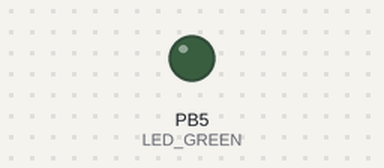
The program below on a simulated ATmega328P, built with avr-gcc and emulated at 16 MHz. Parts: output pins drawn as LEDs (lit = HIGH).

Above: at 0.2 s.
At 12.5 s:
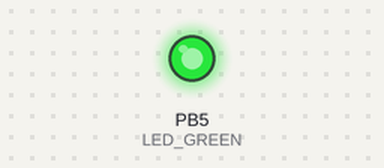
Timing chart, 0 to 15.0 s (numbered marks = the images above):
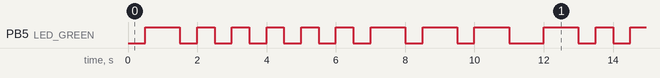

Measured:
- by itself, PB5 (LED_GREEN): repeats every 11.5 s: 5 × (LOW 0.50 s, HIGH 0.50 s), 3 × (LOW 0.50 s, HIGH 1.0 s), LOW 1.0 s, HIGH 1.0 s
- by itself, everything shown: repeats every 11.5 s, in 18 steps

The program:

main.c
```c
// (licence header left out)
/* Defines -----------------------------------------------------------*/
#define LED_GREEN   PB5     // AVR pin where green LED is connected
#define LONG_DELAY  1000
#define SHORT_DELAY 500      // Delay in miliseconds
#ifndef F_CPU
#define F_CPU 16000000      // CPU frequency in Hz required for delay func
#endif

/* Includes ----------------------------------------------------------*/
#include <util/delay.h>     // Functions for busy-wait delay loops
#include <avr/io.h>         // AVR device-specific IO definitions

/* Variables ---------------------------------------------------------*/

/* Function prototypes -----------------------------------------------*/

/* Functions ---------------------------------------------------------*/
/**
 * Toggle one LED and use the function from the delay library.
 */
int main(void)
{
    // Set pin as output in Data Direction Register
    // DDRB = DDRB or 0010 0000
    DDRB = DDRB | (1<<LED_GREEN);

    // Set pin LOW in Data Register (LED off)
    // PORTB = PORTB and 1101 1111
    PORTB = PORTB & ~(1<<LED_GREEN);

    // Infinite loop
    while (1)
    {
        // Pause several miliseconds
        _delay_ms(SHORT_DELAY);

        // Invert LED in Data Register
        // PORTB = PORTB xor 0010 0000
		//Letter D
        PORTB = PORTB ^ (1<<LED_GREEN);//ON LONG
		_delay_ms(LONG_DELAY);
		PORTB = PORTB & ~(1<<LED_GREEN);//OFF
		_delay_ms(SHORT_DELAY);
		PORTB = PORTB ^ (1<<LED_GREEN);//ON SHORT
		_delay_ms(SHORT_DELAY);
		PORTB = PORTB & ~(1<<LED_GREEN);//OFF
		_delay_ms(SHORT_DELAY);
		PORTB = PORTB ^ (1<<LED_GREEN);//ON SHORT
		_delay_ms(SHORT_DELAY);
		PORTB = PORTB & ~(1<<LED_GREEN);//OFF
		_delay_ms(SHORT_DELAY);//Turn the LED off

		//End of letter D
		PORTB = PORTB ^ (1<<LED_GREEN);//ON SHORT
		_delay_ms(SHORT_DELAY);
		PORTB = PORTB & ~(1<<LED_GREEN);//OFF
		_delay_ms(SHORT_DELAY);
		//End off letter E

		 PORTB = PORTB ^ (1<<LED_GREEN);//ON SHORT
		 _delay_ms(SHORT_DELAY);
		 PORTB = PORTB & ~(1<<LED_GREEN);//OFF
		 _delay_ms(SHORT_DELAY);
		 PORTB = PORTB ^ (1<<LED_GREEN);//ON SHORT
		 _delay_ms(SHORT_DELAY);
		 PORTB = PORTB & ~(1<<LED_GREEN);//OFF
		 _delay_ms(SHORT_DELAY);
		 PORTB = PORTB ^ (1<<LED_GREEN);//ON LONG
		 _delay_ms(LONG_DELAY);
		 PORTB = PORTB & ~(1<<LED_GREEN);//OFF
		 _delay_ms(SHORT_DELAY);
		 PORTB = PORTB ^ (1<<LED_GREEN);//ON LONG
		 _delay_ms(LONG_DELAY);
		 PORTB = PORTB & ~(1<<LED_GREEN);//OFF
		 _delay_ms(SHORT_DELAY);
		 PORTB = PORTB ^ (1<<LED_GREEN);//ON LONG
		 _delay_ms(LONG_DELAY);
		 PORTB = PORTB & ~(1<<LED_GREEN);//OFF
		 _delay_ms(SHORT_DELAY);
		 //End of two


    }

    // Will never reach this
    return 0;
}

/* Interrupt routines ------------------------------------------------*/
```
